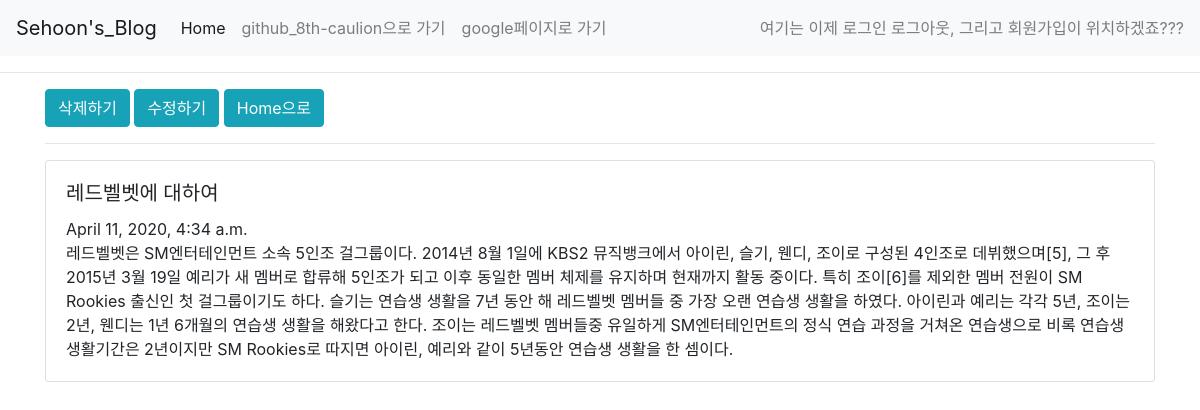
The app's page /blog/5 with its own data.
### blogpost/models.py (models this page shows, shortened)
class Blog(models.Model):
    title = models.CharField(max_length = 200)
    pub_date = models.DateTimeField('date published')
    body = models.TextField()

### blogpost/views.py (the view)
# urls.py: path('blog/<int:blog_id>', blogpost.views.detail, name="detail"),
def detail(request, blog_id):
    details = get_object_or_404(Blog, pk = blog_id)
    return render(request, 'detail.html', {'details' : details})

### blogpost/templates/detail.html
{% extends 'base.html' %}
{% block content %}
<a href="{% url 'delete' details.id %}"><button type="button" class="btn btn-info">삭제하기</button></a>
<a href="{% url 'edit' details.id %}"><button type="button" class="btn btn-info">수정하기</button></a>
<a href="{% url 'home' %}" class="btn btn-info">Home으로</a>
<hr>
<div class="row">
    <div class="col-sm-12">
        <div class="card">
            <div class="card-body">
                <h5 class="card-title">{{details.title}}</h5>
                {{details.pub_date}}
                <p class="card-text">{{details.body}}</p>
            </div>
        </div>
    </div>
</div>
{% endblock %}

### records on screen
Blog: title "레드벨벳에 대하여", pub_date "April 11, 2020, 4:34 a.m.", body "레드벨벳은 SM엔터테인먼트 소속 5인조 걸그룹이다. 2014년 8월 1일에 KBS2 뮤직뱅크에서 아이린, 슬기, 웬디, 조이로 구성된 4인조로 데뷔했으며[5], 그 후 2015년 3월 19일 예리가 새 멤버로 합류해 5인조가 되고 이후 동일한 멤버 체제를 유지하며 현재까지 활동 중이다. 특히 조이[6]를 제외한 멤버 전원이 SM Rookies 출신인 첫 걸그룹이기도 하다. 슬기는 연습생 생활을 7년 동안 해 레드벨벳 멤버들 중 가장 오랜 연습생 생활을 하였다. 아이린과 예리는 각각 5년, 조이는 2년, 웬디는 1년 6개월의 연습생 생활을 해왔다고 한다. 조이는 레드벨벳 멤버들중 유일하게 SM엔터테인먼트의 정식 연습 과정을 거쳐온 연습생으로 비록 연습생 생활기간은 2년이지만 SM Rookies로 따지면 아이린, 예리와 같이 5년동안 연습생 생활을 한 셈이다."
